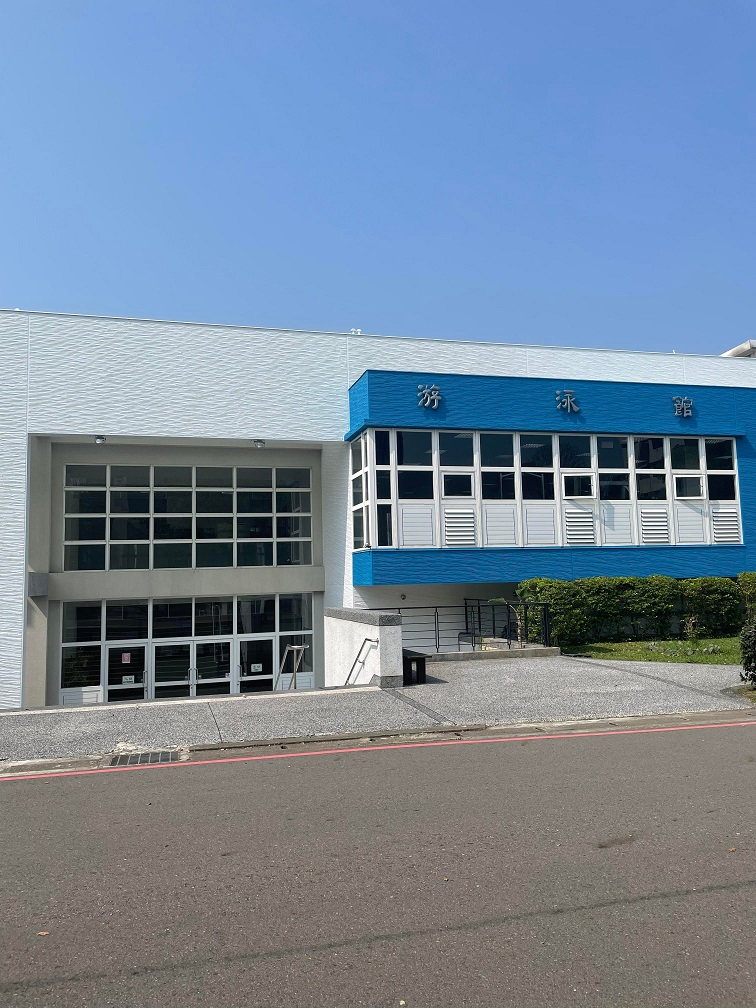
#> input picture HW2_311605011/baseline/m2.jpg, 756 x 1008 px, found by its file name
$ python main.py
#> lines starting #> are read from the running program, lines starting #| are printed output that depends on the picture
### HW2_311605011/HW2.py
import cv2
import numpy as np
import random
import math
import sys

# read the image file & output the color & gray image
def read_img(path):
    # opencv read image in BGR color space
    img = cv2.imread(path)
    img_gray = cv2.cvtColor(img, cv2.COLOR_BGR2GRAY)
    return img, img_gray

# the dtype of img must be "uint8" to avoid the error of SIFT detector
# [6 lines left out: function img_to_gray, not called in this run]

# create a window to show the image
# It will show all the windows after you call im_show()
# Remember to call im_show() in the end of main
def creat_im_window(window_name,img):
    cv2.imshow(window_name,img)

# show the all window you call before im_show()
# and press any key to close all windows
def im_show():
    cv2.waitKey(0)
    cv2.destroyAllWindows()

### HW2_311605011/main.py
from HW2 import read_img
from HW2 import img_to_gray
import cv2
import numpy as np
import matplotlib.pyplot as plt
import random
from tqdm.notebook import tqdm
path = "bonus/"
m1, m1_gray = read_img(path + "m2.jpg")
#> in read_img, img is the input picture: shape (1008, 756, 3); mean B, G, R 155.2, 135.4, 117.4
#> in read_img, `img_gray = cv2.cvtColor(img, cv2.COLOR_BGR2GRAY)`:
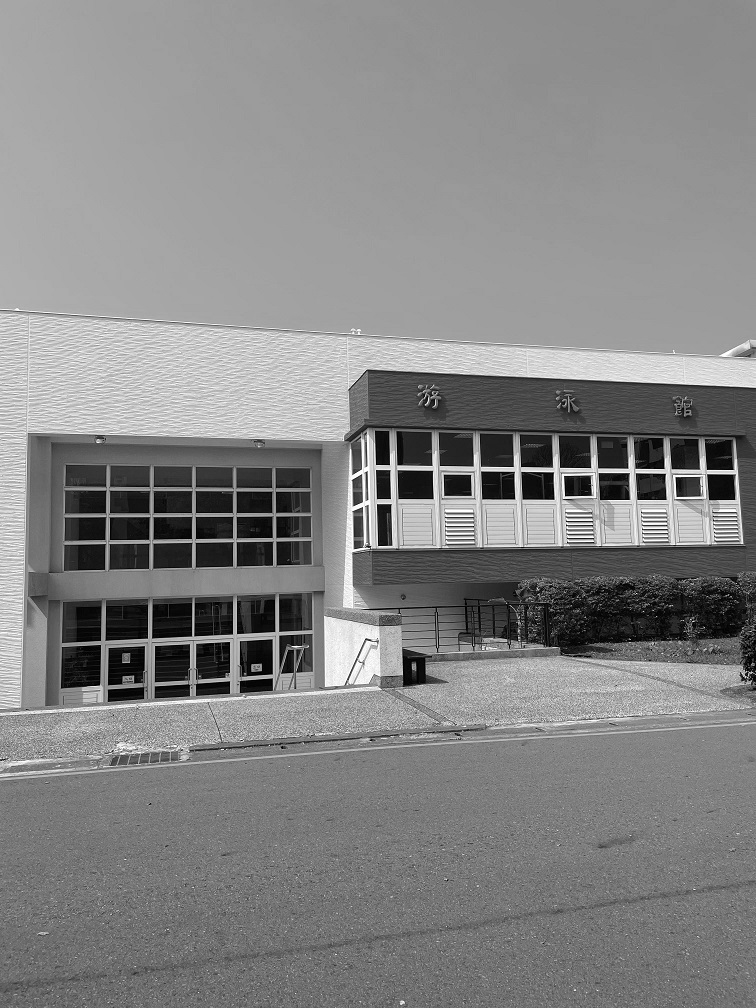
#> img_gray: shape (1008, 756); min 0, max 255, mean 132.3
m2, m2_gray = read_img(path + "m3.jpg")
#> call 2 of read_img, with path = 'bonus/m3.jpg'
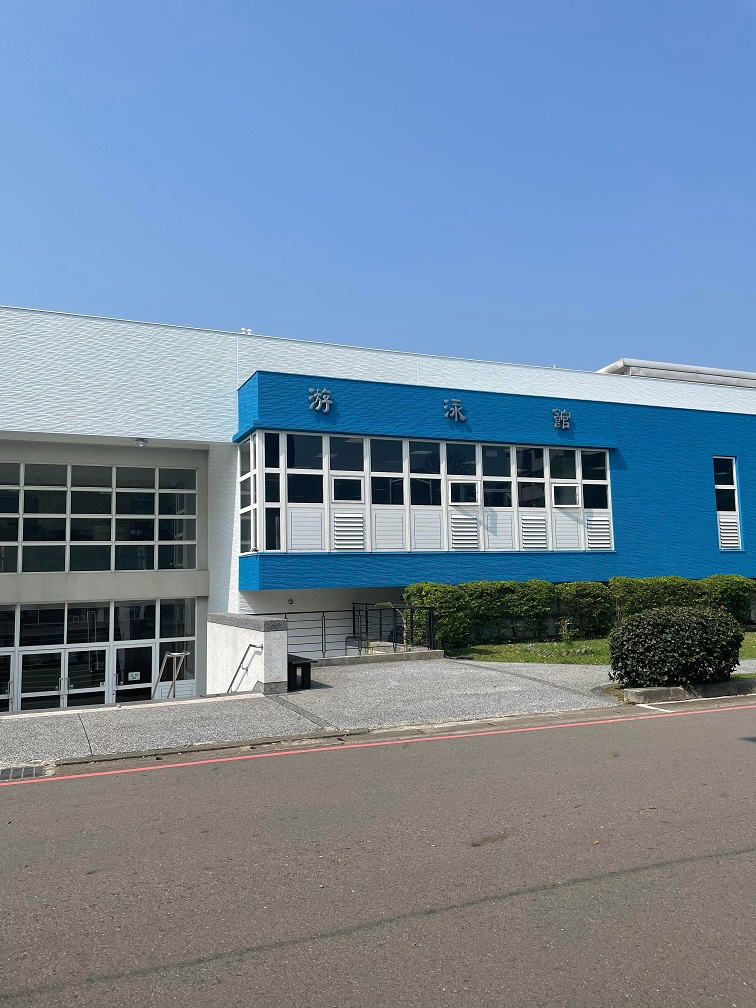
#> input picture HW2_311605011/baseline/m3.jpg, 756 x 1008 px, found by its file name
#> in read_img, img is the input picture: shape (1008, 756, 3); mean B, G, R 156.6, 134.8, 114.5
#> in read_img (call 2), `img_gray = cv2.cvtColor(img, cv2.COLOR_BGR2GRAY)`:
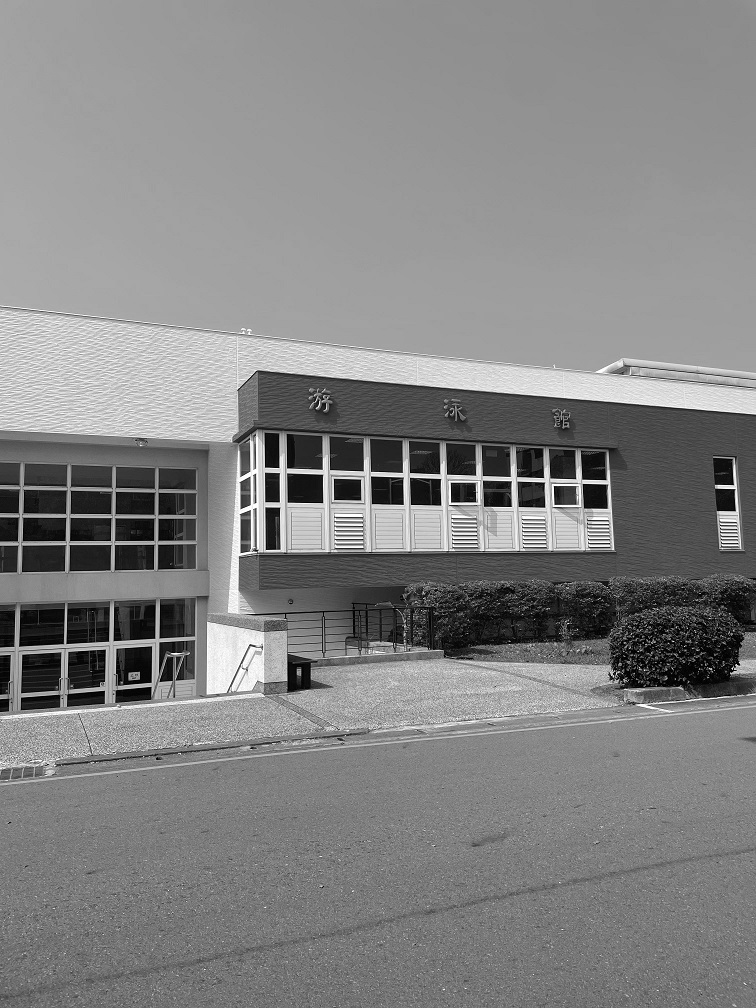
#> img_gray: shape (1008, 756); min 0, max 255, mean 131.3
m = [m1, m2]
m1_kp, m1_des = cv2.SIFT_create().detectAndCompute(m1_gray, None)
#> m1_kp = 1415 keypoints; strongest (x, y, size): (457, 486, 14.8), (384, 512, 10), (393, 456, 5.8), (746, 674, 2)
m2_kp, m2_des = cv2.SIFT_create().detectAndCompute(m2_gray, None)
#> m2_kp = 1365 keypoints; strongest (x, y, size): (347, 491, 14.8), (272, 516, 10.2), (614, 674, 1.8), (271, 459, 9.7)
#print(m1_kp[0].pt[0], m1_kp[0].pt[1])
def match_kp(l_des, r_des):
    matchidanddist = []
    for i in range(len(l_des)):
        min_idanddist = [-1, np.inf]
        secmin_idanddist = [-1, np.inf]
        for j in range(len(r_des)):
            dist = np.linalg.norm(l_des[i] - r_des[j])
            if (dist < min_idanddist[1]):
                secmin_idanddist[1] = min_idanddist[1]
                min_idanddist = [j, dist]
            elif (dist < secmin_idanddist[1] and secmin_idanddist[1] > min_idanddist[1]):
                secmin_idanddist = [j, dist]
        matchidanddist.append([min_idanddist[0], min_idanddist[1], secmin_idanddist[0], secmin_idanddist[1]])

    return matchidanddist#list中每個index所含的資料代表的是在m1_des對應的m2_des前兩近的vector的index以及距離大小

def Lowetest(matchidanddist, m1_kp, m2_kp, ratio):
    # 確認list內有哪一些點可以使用
    goodmatch = []
    useful_kp = []
    for i in range(len(matchidanddist)):
        if (matchidanddist[i][1] <= matchidanddist[i][3]*ratio):
            #儲存goodmatch的index以及相對應的index
            goodmatch.append([i, matchidanddist[i][0]])

    for m1_id, m2_id in goodmatch:
        m1_loc = [int(m1_kp[m1_id].pt[0]), int(m1_kp[m1_id].pt[1])]
        m2_loc = [int(m2_kp[m2_id].pt[0]), int(m2_kp[m2_id].pt[1])]
        useful_kp.append([m1_loc, m2_loc])

    useful_kp = np.array(useful_kp)
    # print(len(useful_kp))
    return useful_kp


def drawMatches(imgs, matches_pos):

    # initialize the output visualization image
    img_left, img_right = imgs
    (hl, wl) = img_left.shape[:2]
    (hr, wr) = img_right.shape[:2]
    vis = np.zeros((max(hl, hr), wl + wr, 3), dtype="uint8")
    vis[0:hl, 0:wl] = img_left
    vis[0:hr, wl:] = img_right

    # Draw the match
    for (img_left_pos, img_right_pos) in matches_pos:
            pos_l = img_left_pos
            pos_r = img_right_pos[0] + wl, img_right_pos[1]
            cv2.circle(vis, pos_l, 3, (0, 0, 255), 1)
            cv2.circle(vis, pos_r, 3, (0, 255, 0), 1)
            cv2.line(vis, pos_l, pos_r, (255, 0, 0), 1)

    # return the visualization
    plt.figure(1)
    plt.title("img with matching points")
    plt.imshow(vis[:,:,::-1])
    plt.show()
    #cv2.imwrite("Feature matching img/matching.jpg", vis)

    return vis


def homography(pair):
    A = []
    for i in range(len(pair)):
        A.append([-pair[i, 0, 0], -pair[i, 0, 1], -1, 0, 0, 0, pair[i, 1, 0]*pair[i, 0, 0], pair[i, 1, 0]*pair[i, 0, 1], pair[i, 1, 0]])
        A.append([0, 0, 0, -pair[i, 0, 0], -pair[i, 0, 1], -1, pair[i, 1, 1]*pair[i, 0, 0], pair[i, 1, 1]*pair[i, 0, 1], pair[i, 1, 1]])

    A = np.array(A)
    U, s, V = np.linalg.svd(A)
    H = np.reshape(V[8], (3,3))
    H = H/H[2][2]
    return H


class best_homo():
    def __init__(self):
        pass

    def random_4prs(self, all_pairs):
        id = random.sample(range(len(all_pairs)), 4)
        select = [all_pairs[i] for i in id]
        select = np.array(select)
        return select

    def error(self, input, H):
        left = input[:, 0]
        right = input[:, 1].T
        # print(left)
        left = np.concatenate((left, np.ones((len(input), 1))), axis=1).T
        est_right = np.dot(H, left)
        # print(est_right)
        for i in range(est_right.shape[1]):
            est_right[:, i] /= est_right[2, i]
        est_right = est_right[0:2]
        # print(est_right.shape)
        # print(right.shape)
        all_error = np.linalg.norm(right - est_right, axis=0) ** 2
        # print(all_error)
        return all_error

    def ransac(self, matches, threshold, iters):
        num_best_inliers = 0

        for i in range(iters):
            points = self.random_4prs(matches)
            H = homography(points)

            #  avoid dividing by zero
            if np.linalg.matrix_rank(H) < 3:
                continue

            errors = self.error(matches, H)
            idx = np.where(errors < threshold)[0]
            inliers = matches[idx]

            num_inliers = len(inliers)
            if num_inliers > num_best_inliers:
                best_inliers = inliers.copy()
                num_best_inliers = num_inliers
                best_H = H.copy()

        print("inliers/matches: {}/{}".format(num_best_inliers, len(matches)))
        return best_inliers, best_H


def stitch_img(left, right, H):
    print("stiching image ...")

    # Convert to double and normalize. Avoid noise.
    left = cv2.normalize(left.astype('float'), None,
                            0.0, 1.0, cv2.NORM_MINMAX)
    print("left: ", left)
    # Convert to double and normalize.
    right = cv2.normalize(right.astype('float'), None,
                            0.0, 1.0, cv2.NORM_MINMAX)

    # left image
    height_l, width_l, channel_l = left.shape
    corners = [[0, 0, 1], [width_l, 0, 1], [width_l, height_l, 1], [0, height_l, 1]]
    corners_new = [np.dot(H, corner) for corner in corners]
    corners_new = np.array(corners_new).T
    x_news = corners_new[0] / corners_new[2]
    y_news = corners_new[1] / corners_new[2]
    y_min = min(y_news)
    x_min = min(x_news)

    translation_mat = np.array([[1, 0, -x_min], [0, 1, -y_min], [0, 0, 1]])
    H = np.dot(translation_mat, H)

    # Get height, width
    height_new = int(round(abs(y_min) + height_l))
    width_new = int(round(abs(x_min) + width_l))
    size = (width_new, height_new)

    # right image
    warped_l = cv2.warpPerspective(src=left, M=H, dsize=size)

    height_r, width_r, channel_r = right.shape

    height_new = int(round(abs(y_min) + height_r))
    width_new = int(round(abs(x_min) + width_r))
    size = (width_new, height_new)


    warped_r = cv2.warpPerspective(src=right, M=translation_mat, dsize=size)

    black = np.zeros(3)  # Black pixel.

    # Stitching procedure, store results in warped_l.
    for i in tqdm(range(warped_r.shape[0])):
        for j in range(warped_r.shape[1]):
            pixel_l = warped_l[i, j, :]
            pixel_r = warped_r[i, j, :]

            if not np.array_equal(pixel_l, black) and np.array_equal(pixel_r, black):
                warped_l[i, j, :] = pixel_l
            elif np.array_equal(pixel_l, black) and not np.array_equal(pixel_r, black):
                warped_l[i, j, :] = pixel_r
            elif not np.array_equal(pixel_l, black) and not np.array_equal(pixel_r, black):
                warped_l[i, j, :] = (pixel_l + pixel_r) / 2
            else:
                pass

    stitch_image = warped_l[:warped_r.shape[0], :warped_r.shape[1], :]
    return stitch_image


matching = match_kp(m1_des, m2_des)
#> after the loop in match_kp, `for i in range(len(l_des)):`: matchidanddist = 1415 items, first 6: [173, 262.8, 113, 286.6], [436, 210.6, 452, 215.7], [435, 213.5, 125, 218.6], [1064, 204.5, 741, 251.4], [1317, 192.8, 97, 192.8], [1215, 186.4, 1318, 200.3]
#> matching has the same summary as matchidanddist in match_kp
t = Lowetest(matching, m1_kp, m2_kp, 0.7)
#> after the loop in Lowetest, `for i in range(len(matchidanddist)):`: goodmatch = 488 pairs, first value 57 to 1410, second value 7 to 1353
#> the loop in Lowetest, `for m1_id, m2_id in goodmatch:` made 488 passes
#> (m1_id, m2_id, m1_loc, m2_loc) on passes 1 to 3: (57, 219, [37, 441], [103, 651]), (95, 419, [74, 473], [185, 478]), (96, 418, [74, 473], [185, 478])
#> after the loop in Lowetest, `for m1_id, m2_id in goodmatch:`: useful_kp = 488 items
x, h = best_homo().ransac(t, 0.5, 3000)
#> the loop in ransac, `for i in range(iters):` made 3000 passes
#> (id in random_4prs, idx, num_inliers, num_best_inliers) on pass 1: ([432, 197, 388, 455], [197, 322, 326, 327, 328, 340, 388, 412, 417, 431, 432, 455], 12, 12)
#> (id in random_4prs, num_inliers, num_best_inliers) on passes 4, 11, 12, 20, 50: ([424, 155, 244, 183], 18, 18), ([435, 350, 169, 241], 35, 35), ([286, 51, 181, 222], 44, 44), ([252, 423, 444, 170], 123, 123), ([361, 112, 190, 406], 140, 140)
#> after the loop in ransac, `for i in range(iters):`: num_best_inliers = 189
#| inliers/matches: 189/488
#> h = [[1.18, -0.0217, -146.8], [0.138, 1.11, -55.9], [0.000235, 1.95e-06, 1]]
img = stitch_img(m1, m2, h)
#> (printed output is left out)
#> in stitch_img, `corners_new = [np.dot(H, corner) for corner in corners]`: corners_new = [[-146.8, -55.9, 1], [748.6, 48.08, 1.18], [726.7, 1162.3, 1.18], [-168.7, 1058.3, 1]]
#> in stitch_img, `corners_new = np.array(corners_new).T`: corners_new = [[-146.8, 748.6, 726.7, -168.7], [-55.9, 48.08, 1162.3, 1058.3], [1, 1.18, 1.18, 1]]
#> in stitch_img, `x_news = corners_new[0] / corners_new[2]`: x_news = [-146.8, 635.5, 615.9, -168.4]
#> in stitch_img, `y_news = corners_new[1] / corners_new[2]`: y_news = [-55.9, 40.82, 985.1, 1056.2]
#> in stitch_img, `y_min = min(y_news)`: y_min = -55.9
#> in stitch_img, `x_min = min(x_news)`: x_min = -168.4
#> in stitch_img, `translation_mat = np.array([[1, 0, -x_min], [0, 1, -y_min], [0, 0, 1]])`: translation_mat = [[1, 0, 168.4], [0, 1, 55.9], [0, 0, 1]]
#> in stitch_img, `H = np.dot(translation_mat, H)`: H = [[1.22, -0.0214, 21.56], [0.151, 1.11, 0], [0.000235, 1.95e-06, 1]]
#> in stitch_img, `height_new = int(round(abs(y_min) + height_l))`: height_new = 1064
#> in stitch_img, `width_new = int(round(abs(x_min) + width_l))`: width_new = 924
#> in stitch_img, `size = (width_new, height_new)`: size = (924, 1064)
#> in stitch_img, `warped_l = cv2.warpPerspective(src=left, M=H, dsize=size)`:
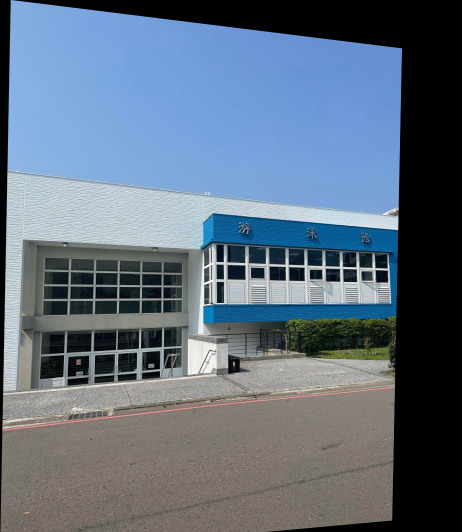
#> warped_l: shape (1064, 924, 3) float64 (shown at 1/2 size); mean of channels 0, 1, 2 0.495, 0.432, 0.375; drawn as B, G, R
#> in stitch_img, `warped_r = cv2.warpPerspective(src=right, M=translation_mat, dsize=size)`:
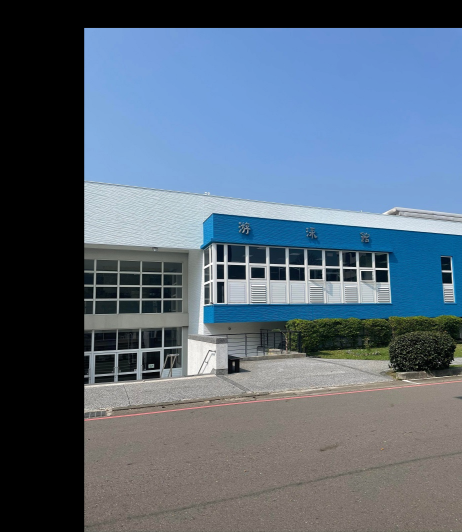
#> warped_r: shape (1064, 924, 3) float64 (shown at 1/2 size); mean of channels 0, 1, 2 0.476, 0.41, 0.348; drawn as B, G, R
#> (the run stopped early here; a loop or call above may not have finished)
